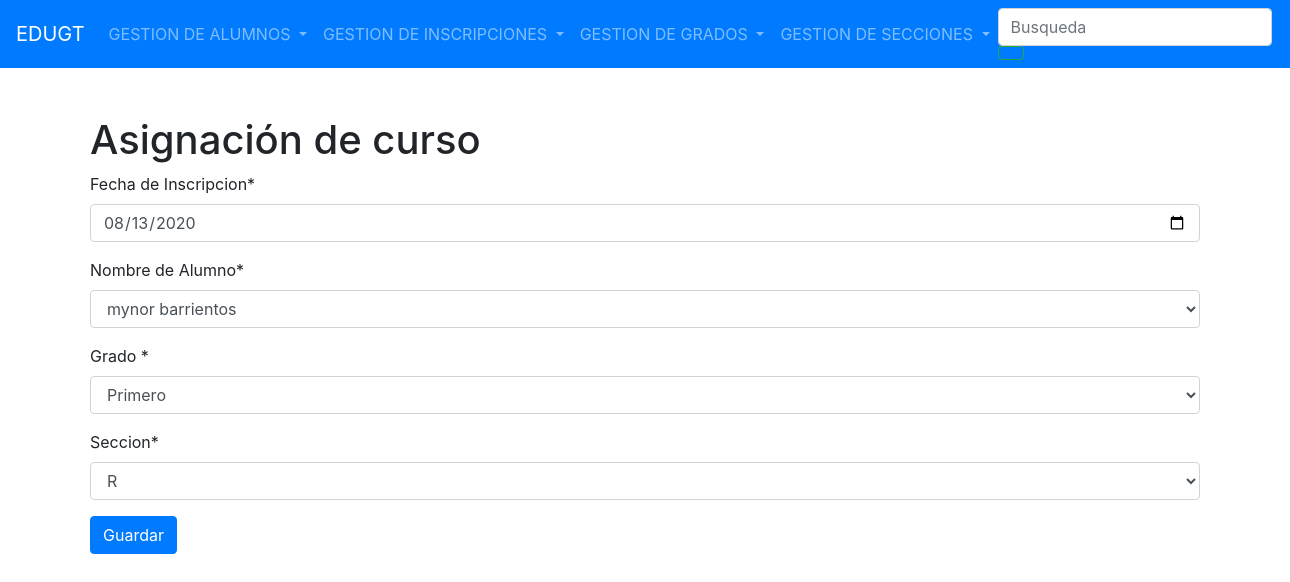
The app's page /MODIFICAR/4 with its own data.
### Models/Inscripcion/models.py (models this page shows, shortened)
class Inscripcion(models.Model):
    id_ins = models.AutoField(primary_key=True)
    fecha = models.DateField()
    grado_id_grado = models.ForeignKey(Grado, on_delete=models.CASCADE)
    seccion_id_seccion= models.ForeignKey(Seccion, on_delete=models.CASCADE)
    alumno_id_alumno = models.ForeignKey(Alumno, on_delete=models.CASCADE)

### Models/Inscripcion/views.py (the view)
# urls.py: path("MODIFICAR/<id>", OperaForms.modificarforms, name="modificarforms"),
    def modificarforms(request, id):
        MODIFI = Inscripcion.objects.get(id_ins=id)
        data = {
            'form': FormsInscripcion(instance=MODIFI)
        }
        if request.method == 'POST':
            formulario = FormsInscripcion(data=request.POST, instance=MODIFI)
            if formulario.is_valid():
                formulario.save()
                data['mensaje'] = "Se ha actualizado el registro."
                data['form'] = formulario
        return render(request, 'Modificaralumno.html', data)

### Models/Inscripcion/Forms.py
class FormsInscripcion(ModelForm):
    class Meta:
        model = Inscripcion
        fields = [
            'fecha',
            'alumno_id_alumno',
            'grado_id_grado',
            'seccion_id_seccion',
        ]
        labels = {
            'fecha': 'Fecha de Inscripcion',
            'alumno_id_alumno': 'Nombre de Alumno',
            'grado_id_grado': 'Grado ',
            'seccion_id_seccion': 'Seccion',
        }
        widgets = {"fecha": DateInput(attrs={'type': 'date'})}

### Models/Alumno/models.py (called while the page is built)
    def __str__(self):
        return '{} {}'.format(self.Nombre, self.Apellido)

### Models/Grado/models.py (called while the page is built)
    def __str__(self):
        return self.Nombre

### Models/Seccion/models.py (called while the page is built)
    def __str__(self):
        return self.Nombre

### Templates/Modificaralumno.html (shortened to what this page needs)
{% extends 'index.html' %}
{% load crispy_forms_tags %}
{% block content %}
  <div id="content-wrapper" class="d-flex flex-column">
    <h1> Asignación de curso </h1>
    <form action = "" method="POST" >
        {{ form|crispy}}
            <button type="submit" class="btn btn-primary">Guardar</button>
    </form>
    </div>
{% endblock %}

### records on screen
Inscripcion: fecha "08/13/2020", alumno_id_alumno "mynor barrientos", grado_id_grado "Primero", seccion_id_seccion "R"
